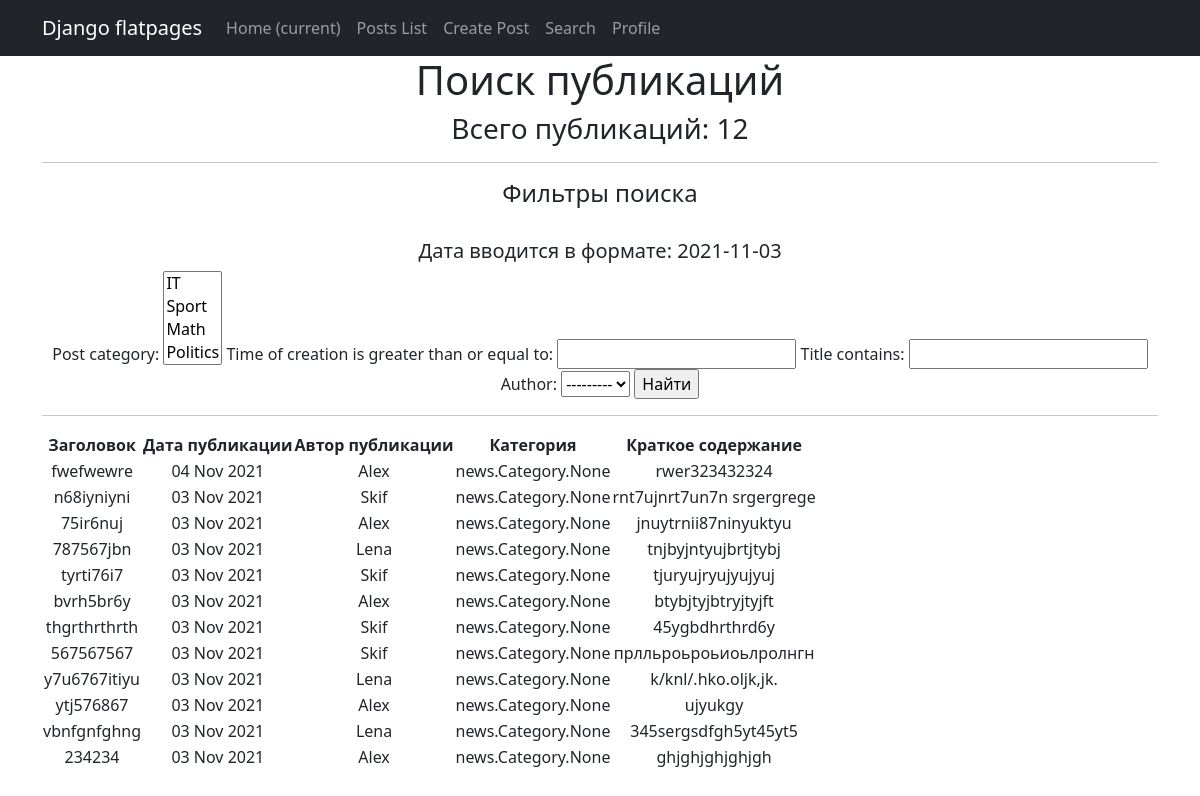
/posts/search/, run on the app's committed database.
### news/models.py (models this page shows, shortened)
class Post(models.Model):
    article = 'AR'
    news = 'NW'
    kind = [
        (article, 'Статья'),
        (news, 'Новость')
    ]
    author = models.ForeignKey(Author, on_delete=models.CASCADE)
    view = models.CharField(max_length=2, choices=kind, default=article)
    time_of_creation = models.DateTimeField(auto_now_add=True)
    post_category = models.ManyToManyField(Category, through='PostCategory')
    title = models.CharField(max_length=128)
    text = models.TextField()
    post_rating = models.IntegerField(default=0)
    class Meta:
        verbose_name = 'Публикация'
        verbose_name_plural = 'Публикации'

class Author(models.Model):
    author_user = models.OneToOneField(User, on_delete=models.CASCADE)
    author_rating = models.IntegerField(default=0)
    class Meta:
        verbose_name = 'Автор'
        verbose_name_plural = 'Авторы'
    def __str__(self):
        return f'{self.author_user}'

### news/views.py (the view)
# urls.py: path('search/', PostsSearch.as_view(), name='search'),
class PostsSearch(ListView):
    model = Post
    template_name = 'news/search.html'
    context_object_name = 'posts_search'
    ordering = ['-time_of_creation']
    def get_context_data(self, **kwargs):
        context = super().get_context_data(**kwargs)
        context['filter'] = PostFilter(self.request.GET, queryset=self.get_queryset())
        return context

### news/models.py (called while the page is built)
    def __str__(self):
        return f'{self.name}'

### news/templatetags/custom_filters.py (called while the page is built)
@register.filter(name='censor')
def censor(value):
    censor_list = ['мат']
    text = value.split()
    for word in text:
        if word.lower() in censor_list:
            value = value.replace(word, '[CENSORED]')
    return value

### templates/news/search.html (shortened to what this page needs)
{% extends 'default.html' %}
{% load custom_filters %}
{% block content %}
    <h1>Поиск публикаций</h1>
    <h3><p align="center">Всего публикаций: {{ posts_search|length }}</p></h3>
    <hr>
    <h4>Фильтры поиска</h4>
    <br>
    <h5>Дата вводится в формате: 2021-11-03</h5>
    <form method="GET">
        {{ filter.form }}
        <input type="submit" value="Найти">
    </form>
    <hr>
    {% if posts_search %}
       <table>
          <tr>
              <td>
                  <b>Заголовок</b>
              </td>
              <td>
                  <b>Дата публикации</b>
              </td>
              <td>
                  <b>Автор публикации</b>
              </td>
              <td>
                  <b>Категория</b>
              </td>
              <td>
                  <b>Краткое содержание</b>
              </td>
          </tr>
      {% for post in filter.qs %}
          <tr>
              <td>
                  {{ post.title|censor }}
              </td>
              <td>
                  {{ post.time_of_creation|date:'d M Y'}}
              </td>
              <td>
                  {{ post.author }}
              </td>
              <td>
                  {{ post.post_category }}
              </td>
              <td>
                  {{ post.text|truncatewords:20|censor }}
              </td>
          </tr>
      {% endfor %}
      </table>
    <br>
    {% else %}
      <h2>Публикаций нет!</h2>
    {% endif %}
{% endblock content %}

### data on the page
Post: title|censor "fwefwewre", time_of_creation "04 Nov 2021", author "Alex", post_category "news.Category.None", text|censor "rwer323432324"
Post: title|censor "n68iyniyni", time_of_creation "03 Nov 2021", author "Skif", post_category "news.Category.None", text|censor "rnt7ujnrt7un7n srgergrege"
Post: title|censor "75ir6nuj", time_of_creation "03 Nov 2021", author "Alex", post_category "news.Category.None", text|censor "jnuytrnii87ninyuktyu"
Post: title|censor "787567jbn", time_of_creation "03 Nov 2021", author "Lena", post_category "news.Category.None", text|censor "tnjbyjntyujbrtjtybj"
Post: title|censor "tyrti76i7", time_of_creation "03 Nov 2021", author "Skif", post_category "news.Category.None", text|censor "tjuryujryujyujyuj"
Post: title|censor "bvrh5br6y", time_of_creation "03 Nov 2021", author "Alex", post_category "news.Category.None", text|censor "btybjtyjbtryjtyjft"
Post: title|censor "thgrthrthrth", time_of_creation "03 Nov 2021", author "Skif", post_category "news.Category.None", text|censor "45ygbdhrthrd6y"
Post: title|censor "567567567", time_of_creation "03 Nov 2021", author "Skif", post_category "news.Category.None", text|censor "прлльроьроьиоьлролнгн"
Post: title|censor "y7u6767itiyu", time_of_creation "03 Nov 2021", author "Lena", post_category "news.Category.None", text|censor "k/knl/.hko.oljk,jk."
Post: title|censor "ytj576867", time_of_creation "03 Nov 2021", author "Alex", post_category "news.Category.None", text|censor "ujyukgy"
Post: title|censor "vbnfgnfghng", time_of_creation "03 Nov 2021", author "Lena", post_category "news.Category.None", text|censor "345sergsdfgh5yt45yt5"
Post: title|censor "234234", time_of_creation "03 Nov 2021", author "Alex", post_category "news.Category.None", text|censor "ghjghjghjghjgh"

### other printed values
{{ posts_search|length }} "12"
